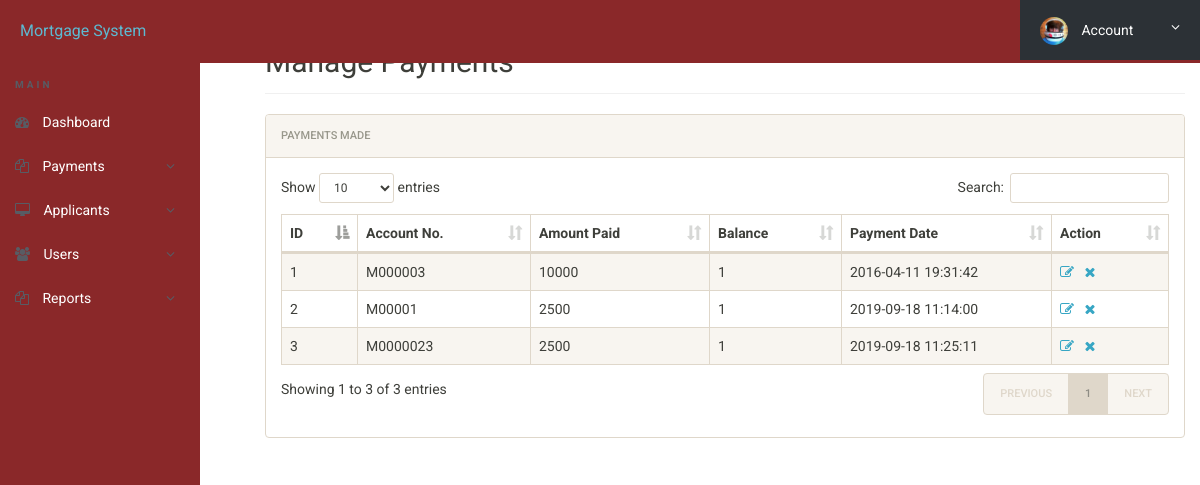
Screenshot of /admin/payments.php (signed in) with the database file from the repository.
### tables this page shows
CREATE TABLE `payments` (
  `id` int(11) NOT NULL,
  `applicant_no` varchar(255) NOT NULL,
  `amount` varchar(255) NOT NULL,
  `exchange_rate` varchar(255) NOT NULL,
  `posting_date` timestamp NOT NULL DEFAULT CURRENT_TIMESTAMP
);

### admin/payments.php (the view, shortened to what this page needs)
<?php
	include('includes/config.php');
?>
<!DOCTYPE html>
<html lang="en" class="no-js">
	<head>
		<link rel="stylesheet" href="css/font-awesome.min.css">
		<link rel="stylesheet" href="css/bootstrap.min.css">
		<link rel="stylesheet" href="css/dataTables.bootstrap.min.css">
		<link rel="stylesheet" href="css/bootstrap-social.css">
		<link rel="stylesheet" href="css/bootstrap-select.css">
		<link rel="stylesheet" href="css/fileinput.min.css">
		<link rel="stylesheet" href="css/awesome-bootstrap-checkbox.css">
		<link rel="stylesheet" href="css/style.css">
	</head>
	<body>
		<?php include('includes/header.php');?>
		<div class="ts-main-content">
				<?php include('includes/sidebar.php');?>
			<div class="content-wrapper">
				<div class="container-fluid">
					<div class="row">
						<div class="col-md-12">
							<h2 class="page-title">Manage Payments</h2>
							<div class="panel panel-default">
								<div class="panel-heading">Payments Made</div>
								<div class="panel-body">
									<table id="zctb" class="display table table-striped table-bordered table-hover" cellspacing="0" width="100%">
										<thead>
											<tr>
												<th>ID</th>
												<th>Account No.</th>
												<th>Amount Paid</th>
												<th>Balance</th>
												<th>Payment Date </th>
												<th>Action</th>
											</tr>
										</thead>
										<tbody>
											<?php
												$ret="select * from payments";
												$stmt= $mysqli->prepare($ret) ;
												$stmt->execute() ;
												$res=$stmt->get_result();
												$cnt=1;
												while($row=$res->fetch_object()) { ?>
													<tr>
														<td><?php echo $cnt;;?></td>
														<td><?php echo $row->applicant_no;?></td>
														<td><?php echo $row->amount;?></td>
														<td><?php echo $row->exchange_rate;?></td>
														<td><?php echo $row->posting_date;?></td>
														<td>
															<a href="update-payment.php?id=<?php echo $row->id;?>"><i class="fa fa-edit"></i></a>&nbsp;&nbsp;
															<a href="payments.php?del=<?php echo $row->id;?>" onclick="return confirm("Do you want to delete");"><i class="fa fa-close"></i></a>
														</td>
													</tr>
													<?php
														$cnt=$cnt+1;
												} ?>
										</tbody>
									</table>
								</div>
							</div>
						</div>
					</div>
				</div>
			</div>
		</div>
	</body>
</html>

### admin/css/style.css (style rules this page uses)
html { font-size: 14px; }
@media only screen and (min-width: 480px) { html { font-size: 17px; } }
@media only screen and (min-width: 768px) { html { font-size: 14px; } }
body { font-size: 1em; }
a { color: #37a6c4; }
.panel { overflow: hidden; }
.page-title { padding-bottom: 15px; margin-bottom: 20px; border-bottom: 1px solid #f0f0f0; }
.ts-main-content .content-wrapper { padding-top: 15px; margin-top: 10px; }
@media only screen and (min-width: 992px) { .ts-main-content .content-wrapper { margin-left: 250px; } }

### rows the page displays
payments: applicant_no "M000003", amount "10000", exchange_rate "1", posting_date "2016-04-11 19:31:42"
payments: applicant_no "M00001", amount "2500", exchange_rate "1", posting_date "2019-09-18 11:14:00"
payments: applicant_no "M0000023", amount "2500", exchange_rate "1", posting_date "2019-09-18 11:25:11"
